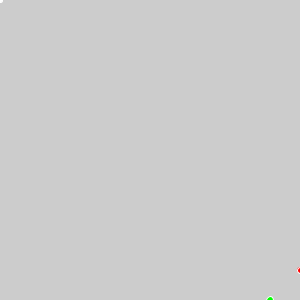
Frame 1 (no input)
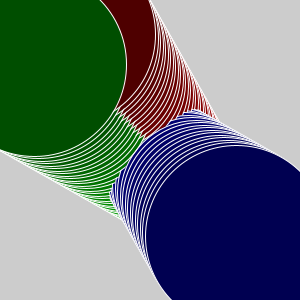
Frame 60 (the mouse pressed at the canvas centre just before this capture)
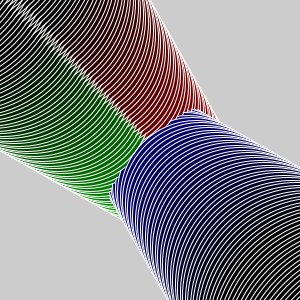
Frame 120 (the mouse held since frame 60 and released just before this capture)

The Processing sketch that drew these frames (run headless with seeded random() and noise(); from frame 60 on, the mouse is pressed at the canvas centre):

// Processing sketch: processing_79810
// ── processing_79810.pde

int diameter=5,x=0,y=0;
float r=255,b=0,g=0;
void setup(){
  size(300,300);
  stroke(255,255,255);
  frameRate(33);
}
void draw(){
  ellipse(x,y,diameter,diameter);
  fill(r,g,b);
  r=r-3;
  x=x+4;
  y=y+4;
  diameter=diameter+1;
  drawA();
}
int xA=300,yA=270;
float rA=0,gA=255,bA=0;
void drawA(){
  ellipse(xA,yA,diameter,diameter);
  fill(rA,gA,bA);
  gA=gA-3;
  xA=xA-4;
  yA=yA-4;
  diameter=diameter+1;
  drawB();
}

int xB=270,yB=300;
float rB=0,gB=0,bB=255;
void drawB(){
  ellipse(xB,yB,diameter,diameter);
  fill(rB,gB,bB);
  bB=bB-3;
  xB=xB-4;
  yB=yB-4;
  diameter=diameter+1;
}
  void mousePressed(){
    background(0+mouseX,255-mouseX,mouseY);
  }
